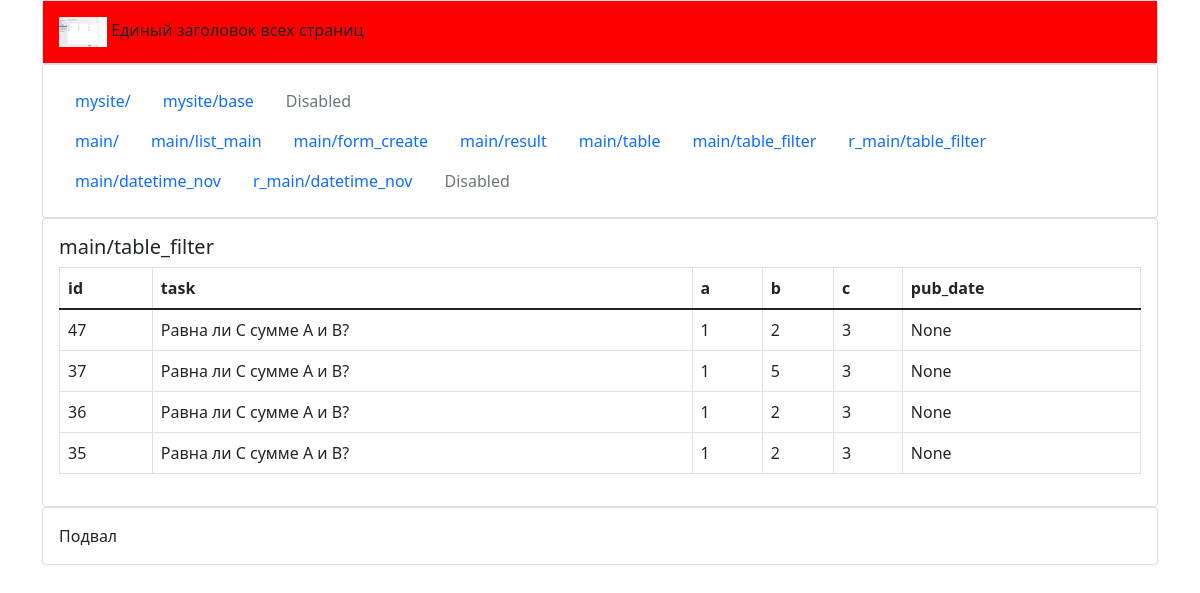
Before: /main/table_filter/ with the older database file.
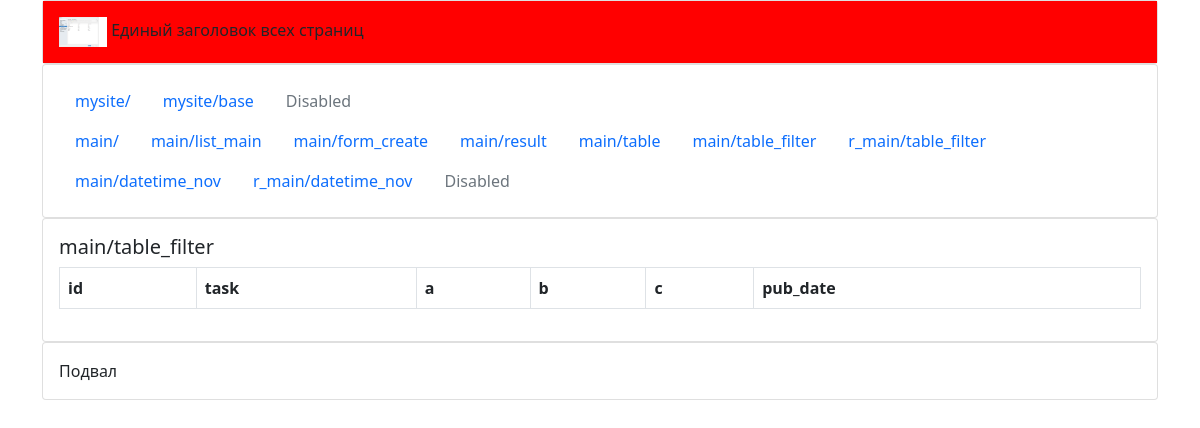
After: the same page with the newer database file.
### main/models.py (models this page shows, shortened)
class Abc(models.Model):
    id = models.IntegerField('Первичный ключ', primary_key=True)
    task = models.CharField('Содержание задания',default="Равна ли С сумме A и B?", max_length=256)
    a = models.IntegerField('A', default=0)
    b = models.IntegerField('B', default=0)
    c = models.IntegerField('C', default=0)
    pub_date = models.DateTimeField('Дата выполнения', default=timezone.now())
    class Meta:
        verbose_name =  'Таблица выполненных заданий'
        verbose_name_plural = 'Таблицы выполненных заданий'

### main/views.py (the view)
# urls.py: path('table_filter/', views.table_filter, name='table_filter'),
def table_filter(request):
    fields = Abc.objects.values()[0].keys()
    print('\nfields:\n', fields)
    values = Abc.objects.values_list().filter(c=3, a=1).order_by('-id')
    print('\nvalues:\n', values)
    context = {'fields': fields, 'values': values}
    return render(request, 'main/table_filter.html', context)

### templates/main/table_filter.html (shortened to what this page needs)
{% extends '../mysite/base.html' %}
{% block content %}
<h5>main/table_filter</h5>
<table class="table table-bordered">
    <thead>
    <tr>
        {% for item in fields %}
        <th scope="col">{{ item }}</th>
        {% endfor %}
    </tr>
    </thead>
    <tbody>
    {% for row in values %}
    <tr>
        {% for item in row %}
        <td>
            {{ item }}
        </td>
        {% endfor %}
    </tr>
    {% endfor %}
</table>
{% endblock %}

### templates/mysite/base.html (shortened to what this page needs)
<!doctype html>
<html lang="en">
<head>
    <link href="https://cdn.jsdelivr.net/npm/bootstrap@5.1.3/dist/css/bootstrap.min.css" rel="stylesheet"
>
    {% load static %}
    <link href="{% static '/css/mycss.css' %}" rel="stylesheet">
</head>
<div class="container">
    <div class="card">
        <div class="card-body bgc">
            {% load static %} <img src="{% static '/mysite/mysite_settings_django.png' %}"
                                   alt="mysite_settings_django.png" height="30px">
            Единый заголовок всех страниц
        </div>
    </div>
    <div class="card">
        <div class="card-body">
                <ul class="nav">
                     <li class="nav-item"><a class="nav-link active" href="../../">mysite/</a></li>
                    <li class="nav-item"><a class="nav-link " href="../base/">mysite/base</a></li>
                    <li class="nav-item"><a class="nav-link disabled">Disabled</a></li>
                </ul>
                <ul class="nav">
                    <li class="nav-item"><a class="nav-link active" href="../../main">main/</a></li>
                    <li class="nav-item"><a class="nav-link" href="../../main/list_main">main/list_main</a></li>
                    <li class="nav-item"><a class="nav-link" href="../../main/form_create">main/form_create</a></li>
                    <li class="nav-item"><a class="nav-link" href="../../main/result">main/result</a></li>
                    <li class="nav-item"><a class="nav-link" href="../../main/table">main/table</a></li>
                    <li class="nav-item"><a class="nav-link" href="../../main/table_filter">main/table_filter</a></li>
                    <li class="nav-item"><a class="nav-link" href="{% url 'main:table_filter' %}">r_main/table_filter</a></li>
                    <li class="nav-item"><a class="nav-link" href="../../main/datetime_nov">main/datetime_nov</a></li>
                    <li class="nav-item"><a class="nav-link" href="{% url 'main:datetime_nov' %}">r_main/datetime_nov</a>
                    </li>
                    <li class="nav-item"><a class="nav-link disabled">Disabled</a></li>
                </ul>
        </div>
    </div>
    <div class="card">
        <div class="card-body">
            {% block content %}{% endblock %}
        </div>
    </div>
    <div class="card">
        <div class="card-body">
            Подвал
        </div>
    </div>
</div>
<body>
</body>
</html>

### static/css/mycss.css (style rules this page uses)
.bgc { background-color:red }

Changed rows visible on the page:
removed Abc: row "47" "Равна ли С сумме A и B?" "1" "2" "3" "None"
removed Abc: row "37" "Равна ли С сумме A и B?" "1" "5" "3" "None"
removed Abc: row "36" "Равна ли С сумме A и B?" "1" "2" "3" "None"
removed Abc: row "35" "Равна ли С сумме A и B?" "1" "2" "3" "None"
